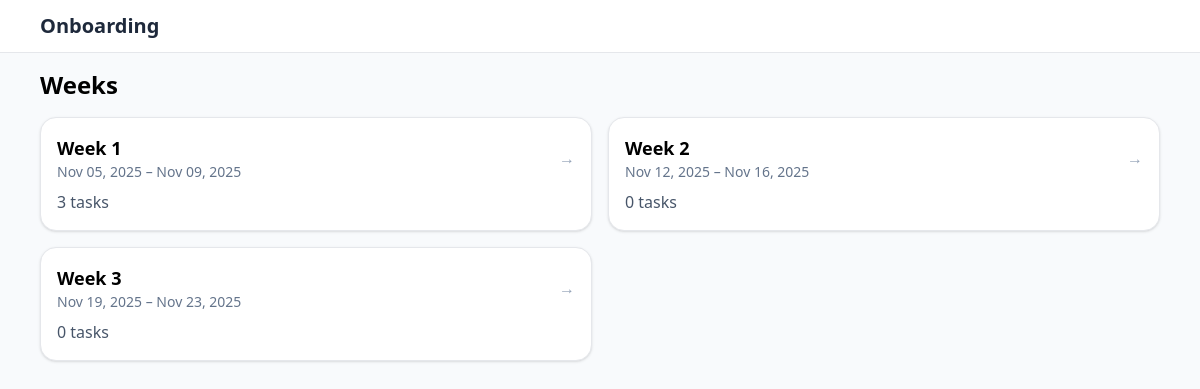
The app's page /weeks, older data.
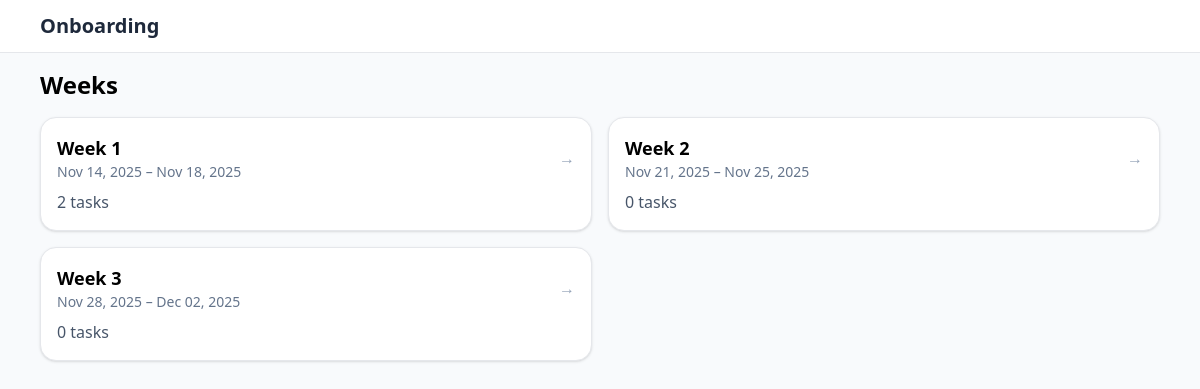
The same page, newer data.
### Onboarding/models.py (models this page shows)
class Week(db.Model):
    __tablename__ = "weeks"
    id = db.Column(db.Integer, primary_key=True)
    title = db.Column(db.String(255), nullable=False, default="Week")
    start_date = db.Column(db.Date, nullable=True)
    end_date = db.Column(db.Date, nullable=True)
    tasks = db.relationship(
        "Task",
        back_populates="week",
        lazy="selectin",
        cascade="all, delete-orphan",
        order_by="Task.sort_order.asc().nullsfirst(), Task.id.asc()",
    )

### app.py (the view)
@app.get("/weeks")
def weeks():
    all_weeks = Week.query.order_by(Week.start_date.asc()).all()
    return render_template("weeks.html", weeks=all_weeks)

### app.py (called while the page is built)
@app.context_processor
def inject_build_ts():
    return {"build_ts": int(time.time())}

### templates/weeks.html
{% extends 'base.html' %}
{% block content %}
<h1 class="text-2xl font-bold mb-4">Weeks</h1>
<div class="grid md:grid-cols-2 gap-4">
    {% for w in weeks %}
        <a href="{{ url_for('week_detail', week_id=w.id) }}" class="block p-4 rounded-2xl bg-white shadow hover:shadow-md transition border">
            <div class="flex items-center justify-between">
                <div>
                    <h2 class="text-lg font-semibold">{{ w.title }}</h2>
                    {% if w.start_date %}
                        <p class="text-sm text-slate-500">{{ w.start_date.strftime('%b %d, %Y') }}{% if w.end_date %} – {{ w.end_date.strftime('%b %d, %Y') }}{% endif %}</p>
                    {% endif %}
                </div>
                <span class="text-slate-400">→</span>
            </div>
            <p class="mt-2 text-slate-600">{{ w.tasks|length }} tasks</p>
        </a>
    {% endfor %}
</div>
{% endblock %}

### templates/base.html (shortened to what this page needs)
<!doctype html>
<html lang="en">
<head>
  <script src="https://cdn.tailwindcss.com"></script>
  <link rel="stylesheet" href="{{ url_for('static', filename='site.css') }}?v={{ build_ts }}">
</head>
<body class="bg-slate-50 min-h-screen">
  <nav class="bg-white border-b sticky top-0 z-10">
    <div class="max-w-6xl mx-auto px-4 py-3 flex items-center gap-4">
      <a href="/weeks" class="text-xl font-semibold text-slate-800">Onboarding</a>
    </div>
  </nav>
  <main class="max-w-6xl mx-auto p-4">
    {% block content %}{% endblock %}
  </main>
</body>
</html>

Row changes from the older to the newer data that the page shows:
changed Week "Week 1": start_date "Nov 05, 2025" → "Nov 14, 2025"; end_date "Nov 09, 2025" → "Nov 18, 2025"; tasks|length "3" → "2"
changed Week "Week 2": start_date "Nov 12, 2025" → "Nov 21, 2025"; end_date "Nov 16, 2025" → "Nov 25, 2025"
changed Week "Week 3": start_date "Nov 19, 2025" → "Nov 28, 2025"; end_date "Nov 23, 2025" → "Dec 02, 2025"
